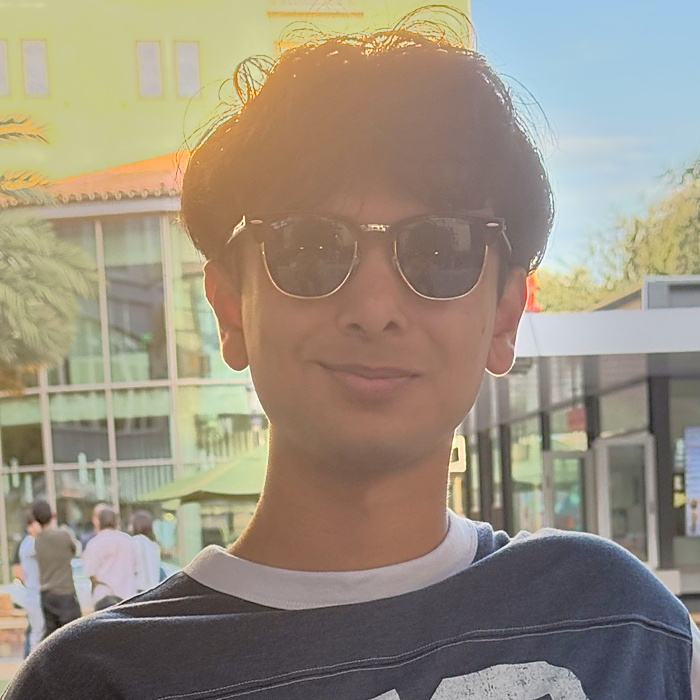
#> input picture 2/data/selfie.jpg, 700 x 700 px
$ python conv.py
#> lines starting #> are read from the running program, lines starting #| are printed output that depends on the picture
### 2/utils.py
"""utils.py: small helpers shared by every part of the project."""

import numpy as np
import cv2
from PIL import Image, ImageOps
from scipy.signal import convolve2d


def load(path, gray=False, max_side=800):
    """Read an image as floats between 0 and 1, shrunk so the long side is at most max_side."""
#> called with path = 'data/selfie.jpg', gray = True, max_side = 300
    im = ImageOps.exif_transpose(Image.open(path))   # phone photos store their rotation as a tag
#> im is the input picture: PIL image 700x700 RGB; mean R, G, B 152.7, 142.9, 126.6
    im = im.convert("L" if gray else "RGB")
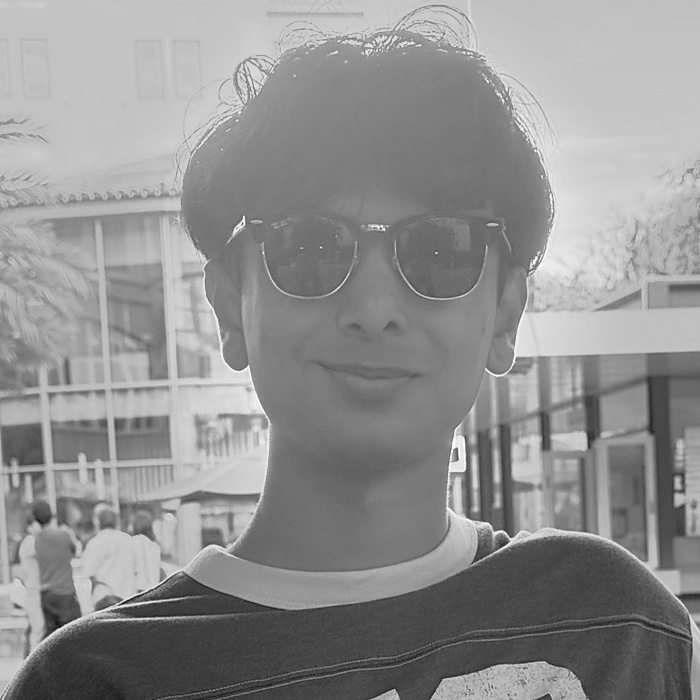
#> im: PIL image 700x700 L; min 12, max 254, mean 144
    if max(im.size) > max_side:
        scale = max_side / max(im.size)
#> scale = 0.429
        im = im.resize((round(im.width * scale), round(im.height * scale)), Image.LANCZOS)
#> im: PIL image 300x300 L
    return np.asarray(im).astype(np.float64) / 255.0


def save(im, path):
    """Save a float image. Values outside 0 to 1 are clipped first."""
    im = np.clip(im, 0, 1)
    Image.fromarray((im * 255).round().astype(np.uint8)).save(path)


def stretch(im):
    """Rescale so the smallest value becomes 0 and the largest becomes 1.
    Used to display things like derivatives, which can be negative."""
    return (im - im.min()) / (im.max() - im.min())


# [24 lines left out: functions gaussian_1d, gaussian_2d, blur, not called in this run]

### 2/conv.py
"""conv.py: Part 1.1, convolution from scratch using only numpy."""

import time
import numpy as np
from scipy.signal import convolve2d
from utils import load, save, stretch


def zero_pad(im, ph, pw):
    """Surround the image with ph rows of zeros on top and bottom, and pw columns on each side."""
    h, w = im.shape
    out = np.zeros((h + 2 * ph, w + 2 * pw))
    out[ph:ph + h, pw:pw + w] = im
    return out


def crop_same(full, im_shape, k_shape):
    """Cut the middle out of a "full" result so it is the same size as the input image.
    This matches the offset scipy uses, which also works for even sized kernels."""
    h, w = im_shape
    top = (k_shape[0] - 1) // 2
    left = (k_shape[1] - 1) // 2
    return full[top:top + h, left:left + w]


def conv_four_loops(im, k):
    """Convolution with four nested loops. Easy to read, very slow."""
    k = k[::-1, ::-1]                       # convolution flips the filter
    kh, kw = k.shape
    padded = zero_pad(im, kh - 1, kw - 1)   # "full" padding
    out_h = im.shape[0] + kh - 1
    out_w = im.shape[1] + kw - 1
    out = np.zeros((out_h, out_w))
    for i in range(out_h):
        for j in range(out_w):
            total = 0.0
            for a in range(kh):
                for b in range(kw):
                    total += padded[i + a, j + b] * k[a, b]
            out[i, j] = total
    return crop_same(out, im.shape, (kh, kw))


def conv_two_loops(im, k):
    """Same thing, but the two inner loops become one numpy multiply and sum."""
    k = k[::-1, ::-1]
    kh, kw = k.shape
    padded = zero_pad(im, kh - 1, kw - 1)
    out_h = im.shape[0] + kh - 1
    out_w = im.shape[1] + kw - 1
    out = np.zeros((out_h, out_w))
    for i in range(out_h):
        for j in range(out_w):
            window = padded[i:i + kh, j:j + kw]
            out[i, j] = (window * k).sum()
    return crop_same(out, im.shape, (kh, kw))


def main():
    im = load("data/selfie.jpg", gray=True, max_side=300)   # small, so the loop versions finish

    box = np.ones((9, 9)) / 81      # every pixel becomes the average of its 9x9 neighbourhood
    Dx = np.array([[1, -1]])
    Dy = np.array([[1], [-1]])

    for name, k in [("box", box), ("Dx", Dx), ("Dy", Dy)]:
        t = time.time(); four = conv_four_loops(im, k); t4 = time.time() - t
        t = time.time(); two = conv_two_loops(im, k); t2 = time.time() - t
        t = time.time(); ref = convolve2d(im, k, mode="same", boundary="fill", fillvalue=0); ts = time.time() - t
        print(f"{name:4}  four loops {t4:6.2f}s   two loops {t2:5.2f}s   scipy {ts:.4f}s   "
              f"max difference from scipy: {np.abs(four - ref).max():.1e}, {np.abs(two - ref).max():.1e}")
        save(two if name == "box" else stretch(two), f"out/1_1_{name}.png")
#> this loop made 3 passes
#| box   four loops   1.43s   two loops  0.16s   scipy 0.0139s   max difference from scipy: 2.4e-15, 1.6e-15
#| Dx    four loops   0.06s   two loops  0.17s   scipy 0.0010s   max difference from scipy: 0.0e+00, 0.0e+00
#| Dy    four loops   0.09s   two loops  0.16s   scipy 0.0011s   max difference from scipy: 0.0e+00, 0.0e+00
#> pass 1, in main, `four = conv_four_loops(im, k)`:
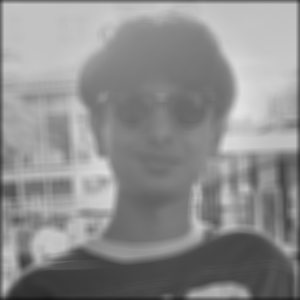
#> four: shape (300, 300) float64; min 0.0914, max 0.896, mean 0.556
#> after the loop:
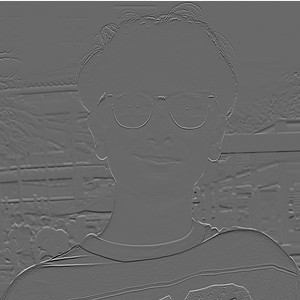
#> two: shape (300, 300) float64; min -0.569, max 0.812, mean 0.00121; drawn with min black and max white


if __name__ == "__main__":
    main()

$ run again, with 2/data/building.jpg copied over 2/data/selfie.jpg
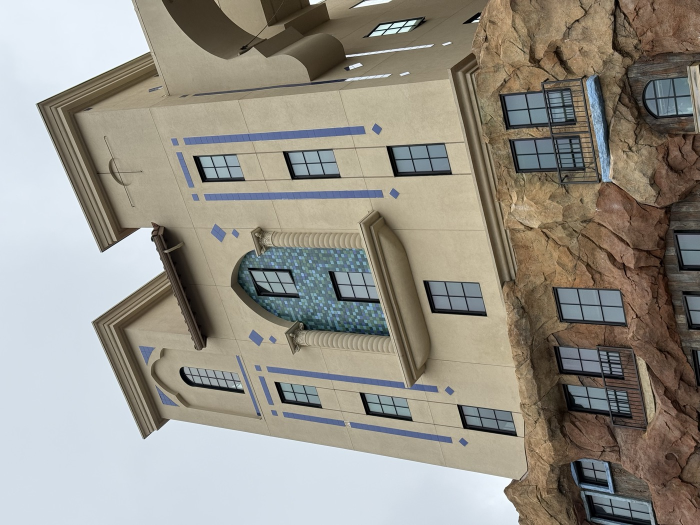
#> input picture 2/data/building.jpg, 1400 x 1050 px (shown at 1/2 size)
#> the loop in main, `for name, k in [("box", box), ("Dx", Dx), ("Dy", Dy)]:` made 3 passes
#| box   four loops   1.15s   two loops  0.12s   scipy 0.0101s   max difference from scipy: 3.1e-15, 1.9e-15
#| Dx    four loops   0.04s   two loops  0.11s   scipy 0.0006s   max difference from scipy: 0.0e+00, 0.0e+00
#| Dy    four loops   0.05s   two loops  0.11s   scipy 0.0007s   max difference from scipy: 0.0e+00, 0.0e+00
#> pass 1, in main, `four = conv_four_loops(im, k)`:
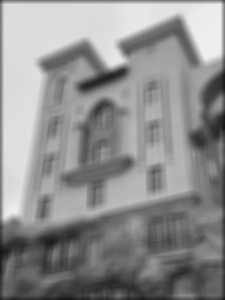
#> four: shape (300, 225) float64; min 0.0766, max 0.94, mean 0.562
#> after the loop in main, `for name, k in [("box", box), ("Dx", Dx), ("Dy", Dy)]:`:
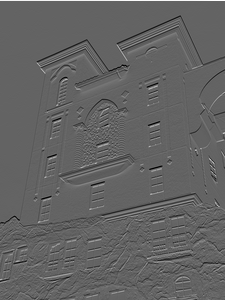
#> two: shape (300, 225) float64; min -0.596, max 0.933, mean 0.00115; drawn with min black and max white
